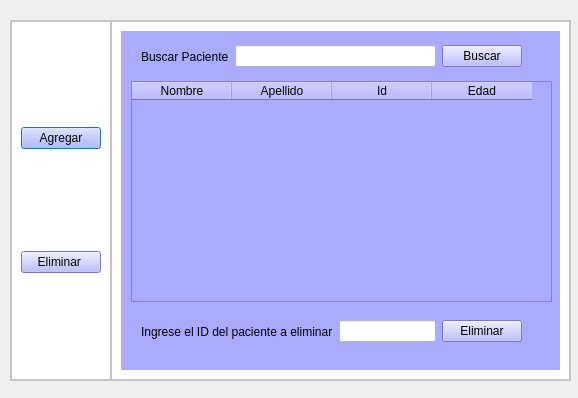
<?xml version="1.0" encoding="UTF-8"?>
<ui version="4.0">
 <class>Dialog</class>
 <widget class="QDialog" name="Dialog">
  <property name="geometry">
   <rect>
    <x>0</x>
    <y>0</y>
    <width>578</width>
    <height>398</height>
   </rect>
  </property>
  <property name="windowTitle">
   <string>Dialog</string>
  </property>
  <widget class="QFrame" name="frame_3">
   <property name="geometry">
    <rect>
     <x>10</x>
     <y>20</y>
     <width>561</width>
     <height>361</height>
    </rect>
   </property>
   <property name="styleSheet">
    <string notr="true">background-color: rgb(255, 255, 255);</string>
   </property>
   <property name="frameShape">
    <enum>QFrame::StyledPanel</enum>
   </property>
   <property name="frameShadow">
    <enum>QFrame::Raised</enum>
   </property>
   <layout class="QHBoxLayout" name="horizontalLayout">
    <property name="spacing">
     <number>0</number>
    </property>
    <property name="leftMargin">
     <number>0</number>
    </property>
    <property name="topMargin">
     <number>0</number>
    </property>
    <property name="rightMargin">
     <number>0</number>
    </property>
    <property name="bottomMargin">
     <number>0</number>
    </property>
    <item>
     <widget class="QFrame" name="frame_4">
      <property name="styleSheet">
       <string notr="true">
background-color: rgb(255, 255, 255);</string>
      </property>
      <property name="frameShape">
       <enum>QFrame::StyledPanel</enum>
      </property>
      <property name="frameShadow">
       <enum>QFrame::Raised</enum>
      </property>
      <layout class="QVBoxLayout" name="verticalLayout_2">
       <item>
        <widget class="QPushButton" name="menu_agregar">
         <property name="styleSheet">
          <string notr="true">background-color: rgb(170, 170, 255);</string>
         </property>
         <property name="text">
          <string>Agregar</string>
         </property>
        </widget>
       </item>
       <item>
        <widget class="QPushButton" name="menu_eliminar">
         <property name="styleSheet">
          <string notr="true">
background-color: rgb(170, 170, 255);</string>
         </property>
         <property name="text">
          <string>Eliminar </string>
         </property>
        </widget>
       </item>
      </layout>
     </widget>
    </item>
    <item>
     <widget class="QFrame" name="frame_paginas">
      <property name="styleSheet">
       <string notr="true">background-color: rgb(255, 255, 255);</string>
      </property>
      <property name="frameShape">
       <enum>QFrame::StyledPanel</enum>
      </property>
      <property name="frameShadow">
       <enum>QFrame::Raised</enum>
      </property>
      <layout class="QVBoxLayout" name="verticalLayout_3">
       <item>
        <widget class="QStackedWidget" name="stackedWidget">
         <property name="currentIndex">
          <number>1</number>
         </property>
         <widget class="QWidget" name="pagina_agregar">
          <property name="styleSheet">
           <string notr="true">background-color: rgb(170, 170, 255);</string>
          </property>
          <layout class="QFormLayout" name="formLayout">
           <item row="0" column="0">
            <widget class="QLabel" name="label">
             <property name="text">
              <string>Nombre</string>
             </property>
            </widget>
           </item>
           <item row="0" column="1">
            <widget class="QLineEdit" name="nombre">
             <property name="styleSheet">
              <string notr="true">color: rgb(255, 255, 255);
background-color: rgb(255, 255, 255);</string>
             </property>
            </widget>
           </item>
           <item row="1" column="0">
            <widget class="QLabel" name="label_2">
             <property name="text">
              <string>Apellido</string>
             </property>
            </widget>
           </item>
           <item row="1" column="1">
            <widget class="QLineEdit" name="apellido">
             <property name="styleSheet">
              <string notr="true">color: rgb(255, 255, 255);
background-color: rgb(255, 255, 255);</string>
             </property>
            </widget>
           </item>
           <item row="2" column="0">
            <widget class="QLabel" name="label_3">
             <property name="text">
              <string>ID</string>
             </property>
            </widget>
           </item>
           <item row="2" column="1">
            <widget class="QLineEdit" name="id">
             <property name="styleSheet">
              <string notr="true">color: rgb(255, 255, 255);
background-color: rgb(255, 255, 255);</string>
             </property>
            </widget>
           </item>
           <item row="3" column="0">
            <widget class="QLabel" name="label_4">
             <property name="text">
              <string>Edad</string>
             </property>
            </widget>
           </item>
           <item row="3" column="1">
            <widget class="QLineEdit" name="edad">
             <property name="styleSheet">
              <string notr="true">color: rgb(255, 255, 255);
background-color: rgb(255, 255, 255);</string>
             </property>
            </widget>
           </item>
           <item row="4" column="1">
            <widget class="QPushButton" name="boton_agregar">
             <property name="text">
              <string>Agregar</string>
             </property>
            </widget>
           </item>
          </layout>
         </widget>
         <widget class="QWidget" name="pagina_eliminar">
          <property name="styleSheet">
           <string notr="true">background-color: rgb(170, 170, 255);</string>
          </property>
          <widget class="QTableWidget" name="table_eliminar">
           <property name="geometry">
            <rect>
             <x>10</x>
             <y>50</y>
             <width>421</width>
             <height>221</height>
            </rect>
           </property>
           <column>
            <property name="text">
             <string>Nombre</string>
            </property>
           </column>
           <column>
            <property name="text">
             <string>Apellido</string>
            </property>
           </column>
           <column>
            <property name="text">
             <string>Id</string>
            </property>
           </column>
           <column>
            <property name="text">
             <string>Edad</string>
            </property>
           </column>
          </widget>
          <widget class="QWidget" name="formLayoutWidget">
           <property name="geometry">
            <rect>
             <x>20</x>
             <y>10</y>
             <width>381</width>
             <height>31</height>
            </rect>
           </property>
           <layout class="QHBoxLayout" name="horizontalLayout_2">
            <item>
             <widget class="QLabel" name="label_9">
              <property name="text">
               <string>Buscar Paciente</string>
              </property>
             </widget>
            </item>
            <item>
             <widget class="QLineEdit" name="buscar_paciente">
              <property name="styleSheet">
               <string notr="true">background-color: rgb(255, 255, 255);</string>
              </property>
             </widget>
            </item>
            <item>
             <widget class="QPushButton" name="pushButton_2">
              <property name="text">
               <string>Buscar</string>
              </property>
             </widget>
            </item>
           </layout>
          </widget>
          <widget class="QWidget" name="horizontalLayoutWidget">
           <property name="geometry">
            <rect>
             <x>20</x>
             <y>280</y>
             <width>381</width>
             <height>41</height>
            </rect>
           </property>
           <layout class="QHBoxLayout" name="horizontalLayout_3">
            <item>
             <widget class="QLabel" name="label_5">
              <property name="text">
               <string>Ingrese el ID del paciente a eliminar</string>
              </property>
             </widget>
            </item>
            <item>
             <widget class="QLineEdit" name="id_eliminar">
              <property name="styleSheet">
               <string notr="true">background-color: rgb(255, 255, 255);</string>
              </property>
             </widget>
            </item>
            <item>
             <widget class="QPushButton" name="eliminar">
              <property name="text">
               <string>Eliminar</string>
              </property>
             </widget>
            </item>
           </layout>
          </widget>
         </widget>
        </widget>
       </item>
      </layout>
     </widget>
    </item>
   </layout>
  </widget>
 </widget>
 <resources/>
 <connections/>
</ui>
